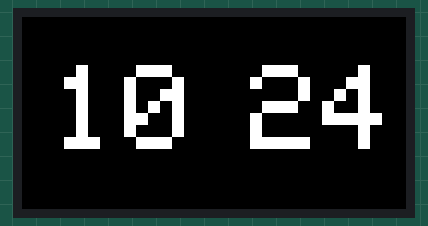
The sketch below on a simulated ESP32. On the bench: 64×32 colour display. WiFi joins after 1.5 s; servers stay silent unless stated; the local clock reads 2024-03-15 10:24:30 at power-on unless the sketch sets it; what the sketch prints to the serial monitor is not drawn.

Above: at 1.6 s.
At 17.2 s:
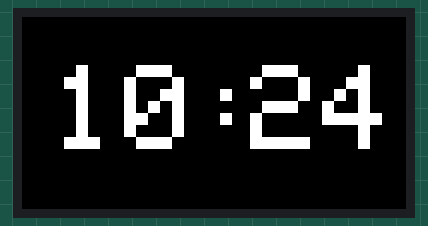
At 31.7 s:
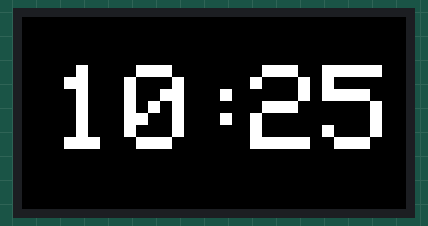
At 64.3 s:
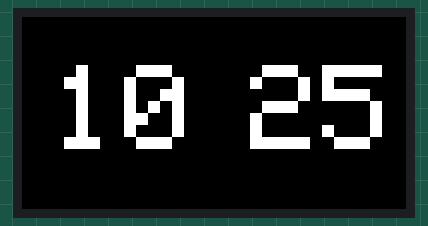
At 95.6 s:
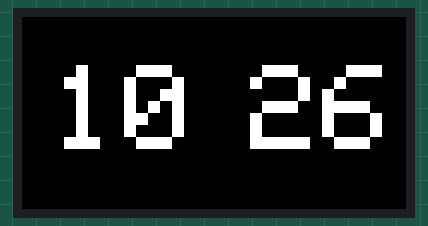
At 128.2 s:
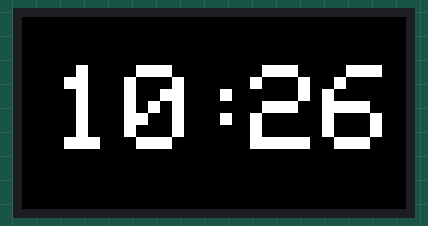

Measured:
- what the display in image 0 shows lasts 1.2 s, from 1.5 s to 2.7 s

The sketch:

National_hopital_colck32Final.ino
```cpp
#include <Wire.h>
#include <WiFi.h>
#include <WiFiManager.h>
#include <RTClib.h>
#include <ESP32-VirtualMatrixPanel-I2S-DMA.h>
#include <time.h>
#include <ArduinoOTA.h>

// Matrix configuration
#define PANEL_RES_X 64
#define PANEL_RES_Y 32
#define PANEL_CHAIN 1

MatrixPanel_I2S_DMA *display = nullptr;
RTC_DS3231 rtc;

// Colors
uint16_t myWHITE;
uint16_t myRED;
uint16_t myBLUE;
uint16_t myBLACK;

// Sync interval
unsigned long lastSync = 0;
const unsigned long syncInterval = 6L * 60L * 60L * 1000L; // every 6 hours

void syncRTCFromNTP() {
  configTime(3600, 0, "pool.ntp.org", "time.nist.gov");
  Serial.print("⏳ Waiting for NTP");

  while (time(nullptr) < 100000) {
    delay(500);
    Serial.print(".");
  }

  time_t now = time(nullptr);
  struct tm* timeinfo = localtime(&now);
  rtc.adjust(DateTime(
    timeinfo->tm_year + 1900,
    timeinfo->tm_mon + 1,
    timeinfo->tm_mday,
    timeinfo->tm_hour,
    timeinfo->tm_min,
    timeinfo->tm_sec
  ));

  Serial.println("\n✅ RTC synced from NTP");
}

void setup() {
  Serial.begin(115200);

  // WiFi Config
  WiFiManager wm;
  wm.setTimeout(180);
  if (!wm.autoConnect("MediBoard_Clock")) {
    Serial.println("❌ WiFi failed, restarting...");
    ESP.restart();
  }
  Serial.println("✅ WiFi connected!");

  // OTA Config
  ArduinoOTA.setHostname("esp32-clock");
  ArduinoOTA.begin();
  Serial.println("🔄 OTA Ready");

  // I2C for RTC
  Wire.begin(21, 22);

  if (!rtc.begin()) {
    Serial.println("❌ Couldn't find RTC");
    while (1);
  }

  if (rtc.lostPower()) {
    Serial.println("⚠️ RTC lost power, syncing from NTP");
    syncRTCFromNTP();
  }

  // Matrix config
  HUB75_I2S_CFG mxconfig(
    PANEL_RES_X, PANEL_RES_Y, PANEL_CHAIN
  );
  mxconfig.gpio.r1 = 32;
  mxconfig.gpio.g1 = 33;
  mxconfig.gpio.b1 = 23;
  mxconfig.gpio.r2 = 19;
  mxconfig.gpio.g2 = 25;
  mxconfig.gpio.b2 = 18;
  mxconfig.gpio.a  = 5;
  mxconfig.gpio.b  = 27;
  mxconfig.gpio.c  = 17;
  mxconfig.gpio.d  = 14;
  mxconfig.gpio.e  = 26;
  mxconfig.gpio.lat = 12;
  mxconfig.gpio.oe  = 4;
  mxconfig.gpio.clk = 16;
  mxconfig.driver = HUB75_I2S_CFG::FM6124;

  display = new MatrixPanel_I2S_DMA(mxconfig);
  if (!display->begin()) {
    Serial.println("❌ Matrix initialization failed!");
    while (1);
  }

  // Colors
  myWHITE = display->color565(255, 255, 255);
  myRED   = display->color565(255, 0, 0);
  myBLUE  = display->color565(0, 0, 255);
  myBLACK = display->color565(0, 0, 0);

  display->setBrightness8(255);
  display->fillScreen(myBLACK);
  display->setTextColor(myWHITE);
  display->setCursor(5, 5);
  display->setTextSize(1);
  display->print("SONVISAGE");
  display->setCursor(3, 17);
  display->print("MEDIBOARDS");
  // Initial sync
  syncRTCFromNTP();
  lastSync = millis();
  //delay(4000);
  display->fillScreen(myBLACK);


}

void loop() {
  ArduinoOTA.handle();

  // Re-sync time every 6 hours
  // if (millis() - lastSync >= syncInterval) {
  //   syncRTCFromNTP();
  //   lastSync = millis();
  // }

  static bool colonBlink = true;
  static unsigned long lastBlink = 0;

  DateTime now = rtc.now();

  if (millis() - lastBlink >= 1000) {
    colonBlink = !colonBlink;
    lastBlink = millis();
  }

  // Adjust hour to 12-hour format
  int hour = now.hour();
  int displayHour = (hour == 0) ? 12 : (hour > 12 ? hour - 12 : hour);
  bool isNight = (hour >= 19 || hour < 6);  // Night hours

  // Adjust brightness at night
  display->setBrightness8(isNight ? 40 : 255);

  char hourStr[3], minuteStr[3];
  sprintf(hourStr, "%02d", displayHour);
  sprintf(minuteStr, "%02d", now.minute());

  display->fillScreen(myBLACK);

  display->setTextColor(myWHITE);
  display->setTextSize(2);
  display->setCursor(5, 8);
  display->print(hourStr);

  display->setTextColor(colonBlink ? myWHITE : myBLACK);
  display->setCursor(29, 8);
  display->print(":");

  display->setTextColor(myWHITE);
  display->setCursor(38, 8);
  display->print(minuteStr);

  delay(300);
}
```
